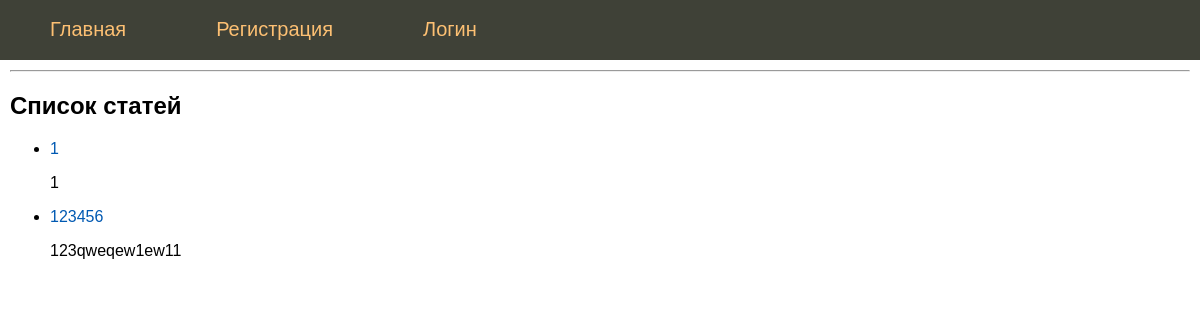
Before: / with the older database file.
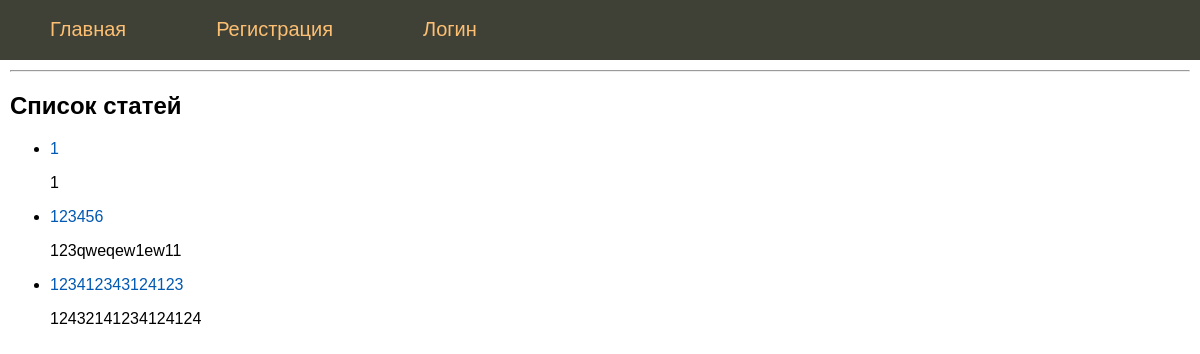
After: the same page with the newer database file.
### models.py (models this page shows, shortened)
class Posts(db.Model):
    __tablename__ = 'posts'
    id = db.Column(db.Integer, primary_key=True)
    name = db.Column(db.String(50), nullable=True)
    text = db.Column(db.Text, nullable=True)
    date = db.Column(db.DateTime, default=datetime.datetime.utcnow, nullable=False)
    user_id = db.Column(db.Integer, db.ForeignKey('users.id',  ondelete="CASCADE", onupdate="CASCADE"))

### app.py (the view)
@app.route("/")
def index():
    posts = db.session.query(models.Posts).all()
    return render_template("index.html", title="Главная", posts=posts ,zaloginen=current_user.is_authenticated)

### templates/index.html
{% extends 'layout.html' %}
{% block content %}
<hr>
<h2>Список статей</h2>
<ul class="list-posts">
{% for p in posts %}
<li>
<p class="title"><a href="{{ url_for('showPost', id=p.id)}}">{{p.name}}</a></p>
<p class="annonce">{{ p.text[:50] | striptags  }}</p>
</li>
{% endfor %}
</ul>
{% endblock %}

### templates/layout.html (shortened to what this page needs)
<!DOCTYPE html>
<html>
<head>
	<link type="text/css" href="{{ url_for('static', filename='css/styles.css')}}" rel="stylesheet" />
</head>
<body>
    <ul class="mainmenu">
    <li><a href="{{ url_for('index') }}">Главная</a>
        {% if zaloginen %}
            </li><li><a href="{{ url_for('add_post') }}">Написать статью</a></li>
            </li><li><a href="{{ url_for('test_list') }}">Список тестов</a></li>
            </li><li><a href="{{ url_for('profile') }}">Профиль</a></li>
            </li><li><a href="{{ url_for('logout') }}">Выйти</a></li>
        {% else %}
            </li><li><a href="{{ url_for('register') }}">Регистрация</a></li>
            </li><li><a href="{{ url_for('login') }}">Логин</a></li>
        {% endif %}
    </ul>
<div class="content">
{% block content %}
{% endblock %}
</div>
</body>
</html>

### static/css/styles.css (style rules this page uses)
html, body { font-family: 'Arial'; margin: 0; padding: 0; height: 100%; width: 100%; }
a { color: #0059b2; text-decoration: none; }
ul.mainmenu { list-style: none; background: #3F4137; height: 60px; margin: 0; padding: 0; color: #fdc073; font-size: 20px; overflow: hidden; }
ul.mainmenu li { float: left; margin: 18px 40px 0 50px; }
ul.mainmenu li a { color: #fdc073; text-decoration: none; }
div.content { margin: 10px; }

Changed rows visible on the page:
added Posts: name "123412343124123", text "12432141234124124"
